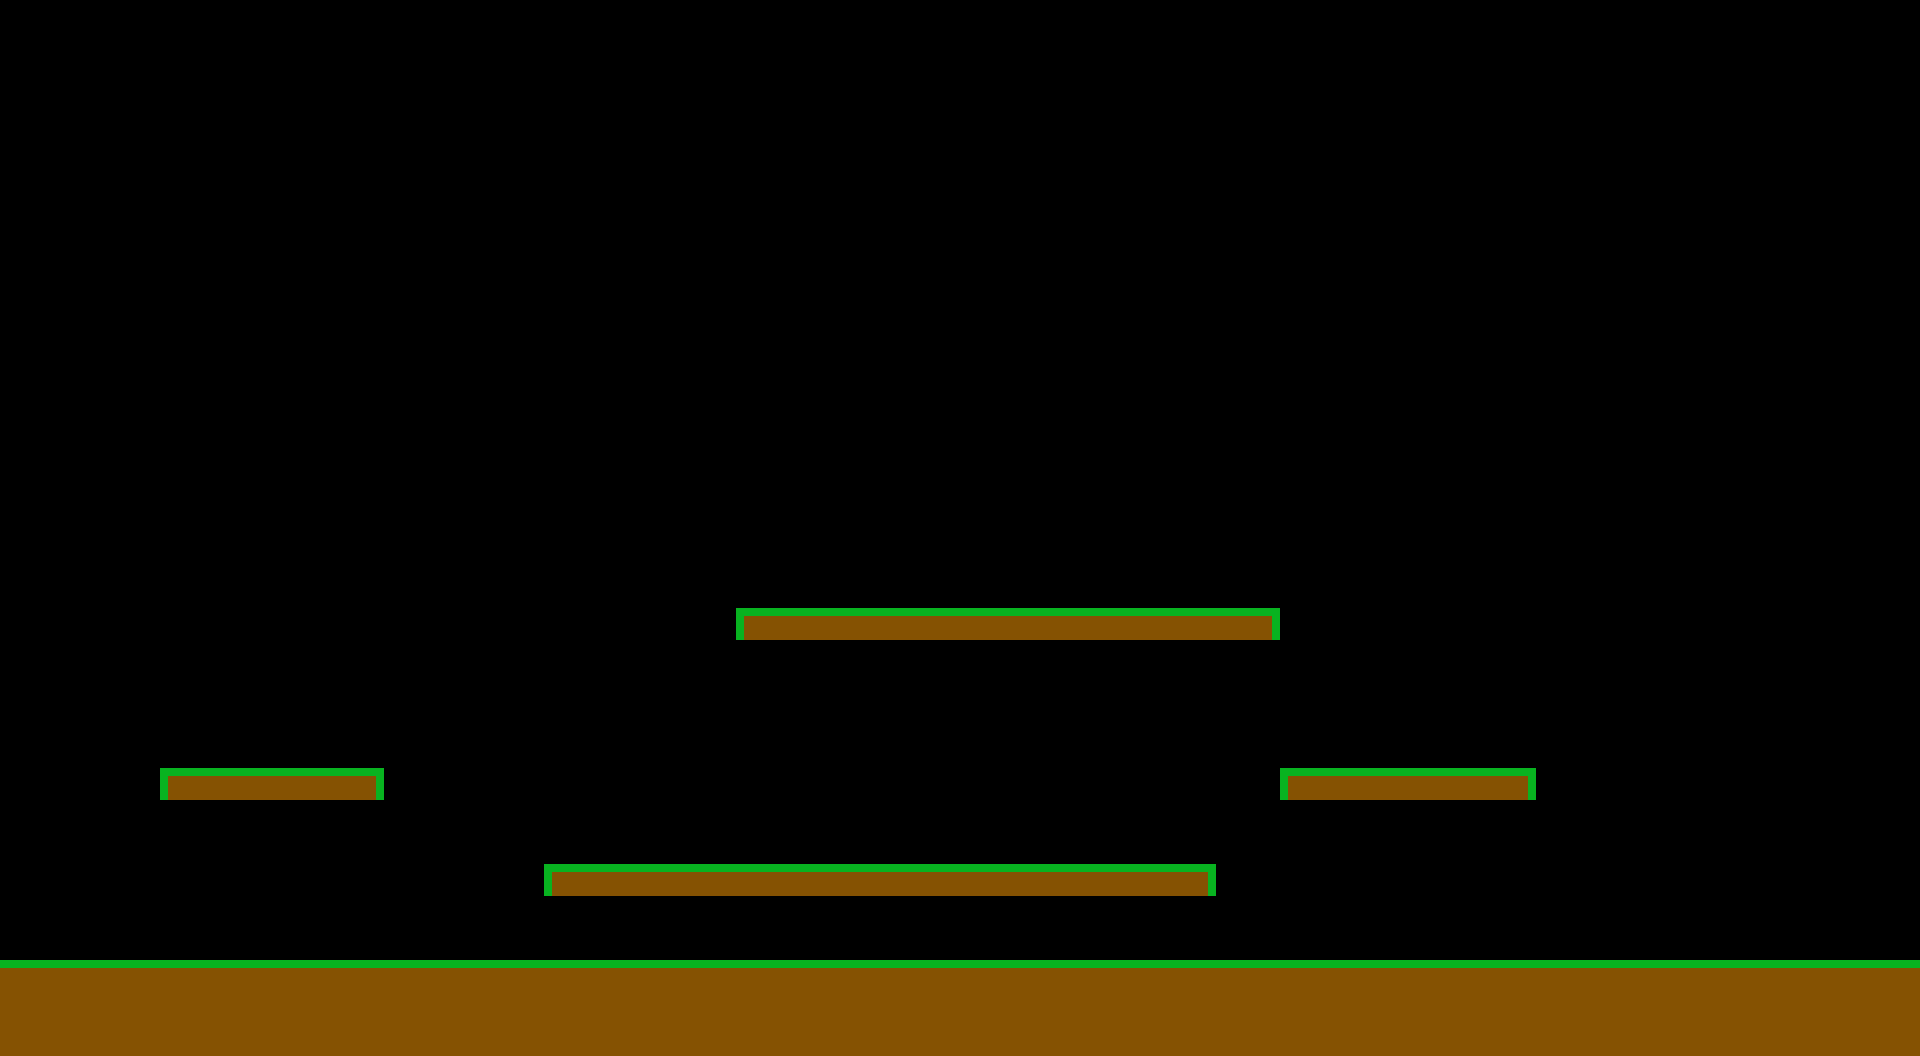

The image is a tile-based game level rendered from a .tmx file. Its description and source (layers, tilesets, objects; grid data summarised) follow:
An orthogonal 60x33 tile map with 32x32 px tiles, 1 tile layer (Tile Layer 1), 2 tilesets.

<map version="1.0" orientation="orthogonal" width="60" height="33" tilewidth="32" tileheight="32">
 <tileset firstgid="1" name="platform1" tilewidth="32" tileheight="32" spacing="2" margin="2">
  <image source="tpTest.png" width="342" height="36" />
  <tile id="0">
   <properties>
    <property name="blocked" value="" />
   </properties>
  </tile>
  <tile id="1">
   <properties>
    <property name="blocked" value="" />
   </properties>
  </tile>
  <tile id="2">
   <properties>
    <property name="blocked" value="" />
   </properties>
  </tile>
  <tile id="3">
   <properties>
    <property name="blocked" value="" />
   </properties>
  </tile>
  <tile id="4">
   <properties>
    <property name="blocked" value="" />
   </properties>
  </tile>
  <tile id="5">
   <properties>
    <property name="blocked" value="" />
   </properties>
  </tile>
  <tile id="6">
   <properties>
    <property name="blocked" value="" />
   </properties>
  </tile>
  <tile id="7">
   <properties>
    <property name="blocked" value="" />
   </properties>
  </tile>
  <tile id="8">
   <properties>
    <property name="blocked" value="" />
   </properties>
  </tile>
  <tile id="9">
   <properties>
    <property name="blocked" value="" />
   </properties>
  </tile>
 </tileset>
 <tileset firstgid="11" name="plat 2" tilewidth="32" tileheight="32" spacing="2" margin="2">
  <image source="plat1.png" width="376" height="36" />
 </tileset>
 <layer name="Tile Layer 1" width="60" height="33">
  <data>[1980 cells, 1968 non-empty, 5 distinct tile ids]</data>
 </layer>
</map>
